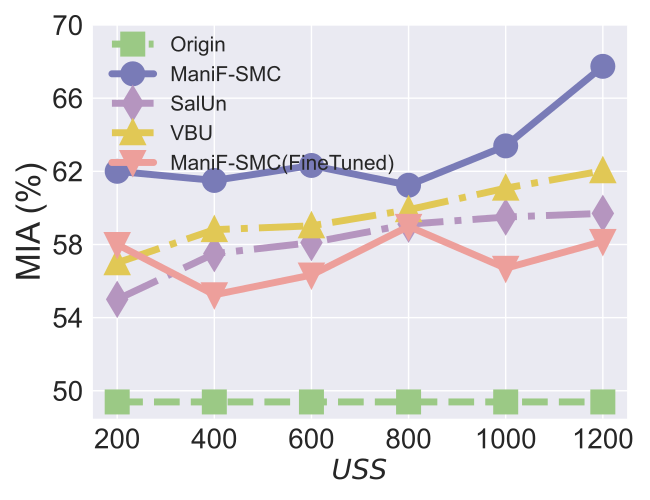

Recreate this plot in Python.


import numpy as np
import matplotlib.pyplot as plt

epsilon = 3
beta = 1 / epsilon


x=[1, 2, 3, 4, 5, 6]
# validation_for_plt =[97,95.8600, 94.9400, 93.5400, 93.2400]
# attack_for_plt=[0, 0.3524, 0, 0.1762, 0.1762]
# basic_for_plt=[99.8, 99.8, 99.8, 99.8, 99.8]

labels = ['200', '400', '600', '800', '1000', '1200']
# unl_org = [97.77, 97.55, 97.35, 97.29, 97.21, 97.21]


OUL_finetuned = [0.579999, 0.55249, 0.5633, 0.5899, 0.56699, 0.58166]

# unl_hess_r = [96.6, 96.66, 96.04, 95.94, 95.85, 97.21]
OUL = [0.6200, 0.6150, 0.6232, 0.6124, 0.6339, 0.6774]

org_acc = [0.4939, 0.4939, 0.4939, 0.4939, 0.4939, 0.4939]

salun_acc = [0.5500, 0.575,  0.581, 0.5911, 0.59500, 0.597]
# unl_ss_wo = [94.32, 94.53, 94.78, 93.38, 94.04, 97.21]
vbu_ldp_acc = [0.5700, 0.5881, 0.5902, 0.5990, 0.6108, 0.6203]


for i in range(len(OUL)):
    OUL[i] = OUL[i]*100
    org_acc[i] = org_acc[i]*100
    salun_acc[i] = salun_acc[i]*100
    vbu_ldp_acc[i] = vbu_ldp_acc[i] * 100
    OUL_finetuned[i] = OUL_finetuned[i] * 100


plt.style.use('seaborn')
plt.figure(figsize=(6.5, 5.0))
l_w=5
m_s=15
marker_s = 3
markevery=1
#plt.figure(figsize=(8, 5.3))
#plt.plot(x, unl_fr, color='blue', marker='^', label='Retrain',linewidth=l_w, markersize=m_s)

#plt.plot(x, unl_ss_w, color='g',  marker='*',  label='PriMU$_{w}$',linewidth=l_w, markersize=m_s)
plt.plot(x, org_acc, linestyle='--', color='#9BC985',  marker='s', fillstyle='full', markevery=markevery,
         label='Origin',linewidth=l_w, markersize=m_s, markeredgewidth=marker_s)


plt.plot(x, OUL, linestyle='-', color='#797BB7', marker='o', fillstyle='full', markevery=markevery,
         label='ManiF-SMC', linewidth=l_w, markersize=m_s, markeredgewidth=marker_s)




plt.plot(x, salun_acc, linestyle='-.', color='#B595BF',  marker='d', fillstyle='full', markevery=markevery, label='SalUn',linewidth=l_w, markersize=m_s, markeredgewidth=marker_s)



plt.plot(x, vbu_ldp_acc, linestyle='-.', color='#E1C855',  marker='^', fillstyle='full', markevery=markevery,
         label='VBU',linewidth=l_w, markersize=m_s, markeredgewidth=marker_s)

plt.plot(x, OUL_finetuned, linestyle='-', color='#ED9F9B',  marker='v', fillstyle='full', markevery=markevery, label='ManiF-SMC(FineTuned)',linewidth=l_w, markersize=m_s, markeredgewidth=marker_s)



# plt.grid()

# plt.xlabel('Malicious Client Ratio (%)' ,fontsize=16)
plt.ylabel('MIA (%)' ,fontsize=24)
my_y_ticks = np.arange(50., 71, 4)
plt.yticks(my_y_ticks,fontsize=20)
plt.xlabel('$\it USS$' ,fontsize=20)

plt.xticks(x, labels, fontsize=20)
# plt.title('On CIFAR10',fontsize=24)

# plt.annotate(r"1e0", xy=(0.1, 1.01), xycoords='axes fraction', xytext=(-10, 10), textcoords='offset points', ha='right', va='center', fontsize=15)


# plt.title('(c) Utility Preservation', fontsize=24)

plt.legend(loc=(0.02, 0.6),          # same manual position
           fontsize=15,               # same font size
           ncol=1,
           columnspacing=1.,         # distance between the two columns
           handletextpad=0.8)         # gap between symbol and text



plt.tight_layout()
#plt.title("MNIST")
plt.rcParams['figure.figsize'] = (2.0, 1)
plt.rcParams['image.interpolation'] = 'nearest'
plt.rcParams['figure.subplot.left'] = 0.11
plt.rcParams['figure.subplot.bottom'] = 0.08
plt.rcParams['figure.subplot.right'] = 0.977
plt.rcParams['figure.subplot.top'] = 0.969
plt.savefig('MNIST_model_MIA_uss_finetuned.pdf', format='pdf', dpi=200)
plt.show()
